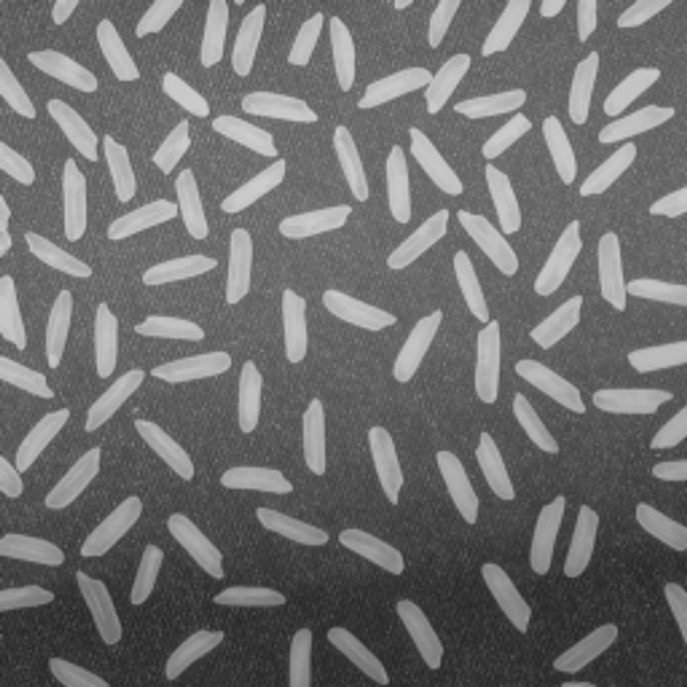
%> input picture Udemy_Visao_Computacional/Tranformacoes_Ponto_a_Ponto/Filtros/Realce/rice.jpg, 687 x 687 px, shrunk from 850 x 850 before the run
$ octave filtro-laplaciano-7.m   (GNU Octave 9; MATLAB toolbox functions it lacks are replaced by stand-ins)
%> lines starting %> are read from the running program, lines starting %| are printed output that depends on the picture
im1 = imread('rice.jpg');
%> im1 is the input picture: size 687x687x3 uint8; min 36, max 207, mean 111.3
mascara = fspecial('laplacian', 0.1);
im2 = imfilter(im1, mascara);
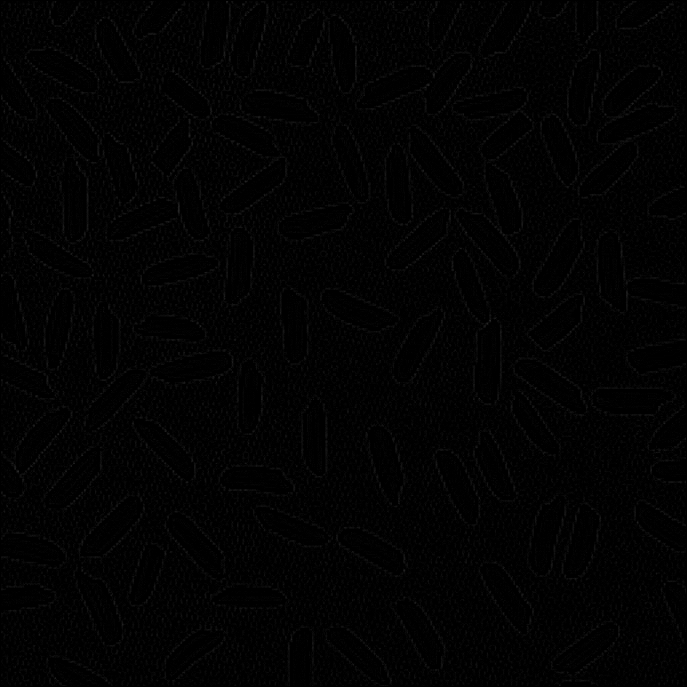
%> im2: size 687x687x3 uint8; min 0, max 40, mean 2.3
im3 = im1 - im2;

im2 = double(im2);
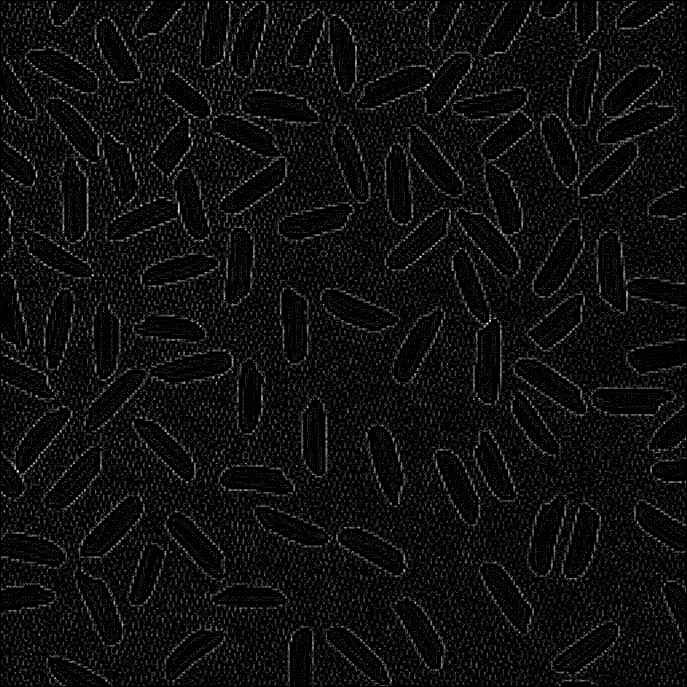
%> im2: size 687x687x3 double; min 0, max 40, mean 2.3; mean of the top-left, top-right, bottom-left and bottom-right quarters 2.5, 2.3, 2.3, 2.1; drawn with min black and max white
im2= im2/max(im2(:));
imagem = figure();

subplot(1,1,1);imshow(im2);

print(imagem, "Bordas.jpg");
